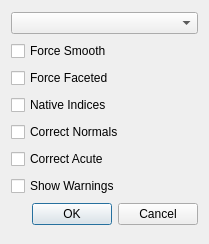
<?xml version="1.0" encoding="UTF-8"?>
<ui version="4.0">
 <class>OptionsDialog</class>
 <widget class="QDialog" name="OptionsDialog">
  <property name="geometry">
   <rect>
    <x>0</x>
    <y>0</y>
    <width>209</width>
    <height>244</height>
   </rect>
  </property>
  <property name="windowTitle">
   <string>Component Options</string>
  </property>
  <layout class="QVBoxLayout" name="verticalLayout">
   <item>
    <widget class="QComboBox" name="componentComboBox"/>
   </item>
   <item>
    <widget class="QCheckBox" name="forceSmoothCheckBox">
     <property name="toolTip">
      <string>Force geometry to be rendered with averaged normals to give a smooth appearance</string>
     </property>
     <property name="text">
      <string>Force Smooth</string>
     </property>
    </widget>
   </item>
   <item>
    <widget class="QCheckBox" name="forceFacetedCheckBox">
     <property name="toolTip">
      <string>Force geometry to be rendered with per-face normals giving a faceted appearance.</string>
     </property>
     <property name="text">
      <string>Force Faceted</string>
     </property>
    </widget>
   </item>
   <item>
    <widget class="QCheckBox" name="nativeIndicesCheckBox">
     <property name="toolTip">
      <string>Map the native indices from the model into the rendered result.  This may improve display of generated models where sharp edges have been constructed rather than specified with smoothing groups.</string>
     </property>
     <property name="text">
      <string>Native Indices</string>
     </property>
    </widget>
   </item>
   <item>
    <widget class="QCheckBox" name="correctNormalsCheckBox">
     <property name="toolTip">
      <string>Use face adjacency to attempt to correct normals that are pointing the wrong way.  Suitable if dark or invisible faces are occurring on a larger mesh.</string>
     </property>
     <property name="text">
      <string>Correct Normals</string>
     </property>
    </widget>
   </item>
   <item>
    <widget class="QCheckBox" name="correctActuteCheckBox">
     <property name="toolTip">
      <string>Use face adjacency to force faces that are at an acute angle to their neighbours into different smoothing groups. Useful for generated models where different sections of geometry have not been placed into smoothing groups.</string>
     </property>
     <property name="text">
      <string>Correct Acute</string>
     </property>
    </widget>
   </item>
   <item>
    <widget class="QCheckBox" name="showWarningsCheckBox">
     <property name="text">
      <string>Show Warnings</string>
     </property>
    </widget>
   </item>
   <item>
    <widget class="QDialogButtonBox" name="buttonBox">
     <property name="orientation">
      <enum>Qt::Horizontal</enum>
     </property>
     <property name="standardButtons">
      <set>QDialogButtonBox::Cancel|QDialogButtonBox::Ok</set>
     </property>
    </widget>
   </item>
  </layout>
 </widget>
 <resources/>
 <connections>
  <connection>
   <sender>buttonBox</sender>
   <signal>accepted()</signal>
   <receiver>OptionsDialog</receiver>
   <slot>accept()</slot>
   <hints>
    <hint type="sourcelabel">
     <x>248</x>
     <y>254</y>
    </hint>
    <hint type="destinationlabel">
     <x>157</x>
     <y>274</y>
    </hint>
   </hints>
  </connection>
  <connection>
   <sender>buttonBox</sender>
   <signal>rejected()</signal>
   <receiver>OptionsDialog</receiver>
   <slot>reject()</slot>
   <hints>
    <hint type="sourcelabel">
     <x>316</x>
     <y>260</y>
    </hint>
    <hint type="destinationlabel">
     <x>286</x>
     <y>274</y>
    </hint>
   </hints>
  </connection>
 </connections>
</ui>
